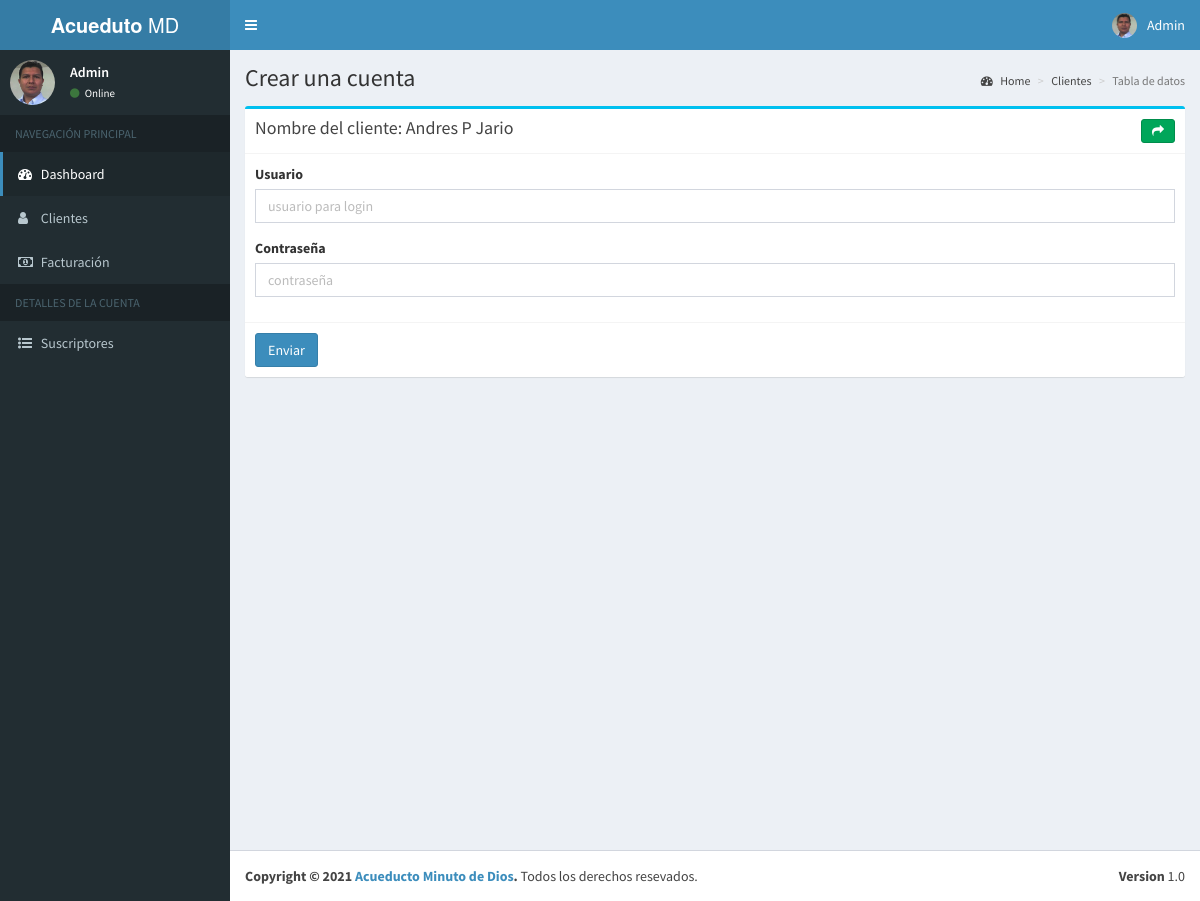
Screenshot of /admin/clientAccount.php?q=23 (signed in) with the database file from the repository.
### tables this page shows
CREATE TABLE `tblclientuser` (
  `id` int(10) NOT NULL,
  `username` varchar(50) NOT NULL,
  `password` varchar(60) NOT NULL,
  `clientID` varchar(60) NOT NULL,
  `acc_status` int(11) NOT NULL,
  `role` varchar(100) NOT NULL,
  `created_on` date NOT NULL,
  `name` varchar(100) NOT NULL
);

CREATE TABLE `tblclient` (
  `id` int(10) NOT NULL,
  `cnumber` varchar(250) NOT NULL,
  `lname` varchar(60) NOT NULL,
  `fname` varchar(60) NOT NULL,
  `mi` varchar(2) NOT NULL,
  `address` varchar(60) NOT NULL,
  `contact` varchar(15) NOT NULL,
  `created_on` varchar(100) NOT NULL,
  `status` int(11) NOT NULL,
  `meternum` varchar(100) NOT NULL,
  `todate` varchar(100) NOT NULL
);

### admin/includes/session.php (called while the page is built, shortened)
<?php
	include 'conn.php';
	$sql = "SELECT * FROM tblclientuser WHERE id = '".$_SESSION['userid']."'";
	$query = $conn->query($sql);
	$user = $query->fetch_assoc();
?>

### admin/clientAccount.php (the view, shortened to what this page needs)
<?php include "includes/header.php";
if(isset($_GET['q'])){
$sql = "SELECT * FROM tblclient WHERE id=".$_GET['q'];
$query = $conn->query($sql);
$urow = $query->fetch_assoc();
}
$lname= $urow['lname'] ;
$fname=$urow['fname'] ;
$mi=$urow['mi'] ;
?>
  <body class="skin-blue sidebar-mini">
    <div class="wrapper">
	 <?php include "includes/topnavbar.php";?>
	<?php include "includes/sidebar.php";?>
      <div class="content-wrapper">
        <section class="content-header">
          <h1>
          Crear una cuenta
          </h1>
          <ol class="breadcrumb">
            <li><a href="#"><i class="fa fa-dashboard"></i> Home</a></li>
            <li><a href="#">Clientes</a></li>
            <li class="active">Tabla de datos</li>
          </ol>
        </section>
        <section class="content">
           <div class="row">
            <div class="col-xs-12">
              <div class="box box-info">
                <div class="box-header with-border">
                  <h3 class="box-title">Nombre del cliente: <?php echo $fname.' '.$mi.' '.$lname;?></h3>
				  <a href="clients.php" class="btn btn-success btn-sm pull-right"><i class="fa fa-share"></i></a>
                </div>
                <form role="form" action="clientAccSave.php" method="POST">
                  <div class="box-body">
                    <div class="form-group">
					   <label>Usuario</label>
						<input class="form-control" name="username" placeholder="usuario para login" required>
					  </div>
					  <div class="form-group">
					   <label>Contraseña</label>
						<input class="form-control" name="password" placeholder="contraseña" required>
					  </div>
                  </div>
                  <div class="box-footer">
                    <button type="submit" name="addaccount" class="btn btn-primary">Enviar</button>
                  </div>
                </form>
              </div>
            </div>
          </div>
        </section>
      </div>
     <?php require_once "includes/footer.php";?>
    </div>
  </body>
</html>

### admin/includes/topNavbar.php (shortened to what this page needs)
<header class="main-header">
    <a href="#" class="logo">
      <span class="logo-lg"><b>Acueduto</b> MD</span>
    </a>
    <nav class="navbar navbar-static-top" role="navigation">
      <a href="#" class="sidebar-toggle" data-toggle="offcanvas" role="button">
      </a>
      <div class="navbar-custom-menu">
        <ul class="nav navbar-nav">
          <li class="dropdown user user-menu">
            <a href="#" class="dropdown-toggle" data-toggle="dropdown">
              <img src="../dist/img/user0-128x128.jpg" class="user-image" alt="User Image" />
              <span class="hidden-xs"><?php echo $user['role'];?></span>
            </a>
          </li>
        </ul>
      </div>
    </nav>
  </header>

### admin/includes/sidebar.php
   <aside class="main-sidebar">
     <section class="sidebar">
       <div class="user-panel">
         <div class="pull-left image">
           <img src="../dist/img/user0-128x128.jpg" class="img-circle" alt="User Image" />
         </div>
         <div class="pull-left info">
           <p><?php echo $user['role'];?></p>
           <a href="#"><i class="fa fa-circle text-success"></i> Online</a>
         </div>
       </div>
       <ul class="sidebar-menu">
         <li class="header">NAVEGACIÓN PRINCIPAL</li>
         <li class="active treeview">
           <a href="dashboard.php">
             <i class="fa fa-dashboard"></i> <span>Dashboard</span>
           </a>
         </li>
         <li><a href="clients.php"><i class="fa fa-user"></i> <span>Clientes</span></a></li>
         <li><a href="bill.php"><i class="fa fa-money"></i> <span>Facturación</span></a></li>
<li class="header">DETALLES DE LA CUENTA</li>
         <li><a href="member.php"><i class="fa fa-list-ul" aria-hidden="true"></i> <span>Suscriptores</span></a></li>
       </ul>
     </section>
   </aside>

### rows the page displays
tblclientuser: role "Admin"
tblclient: fname "Andres", mi "P", lname "Jario"
